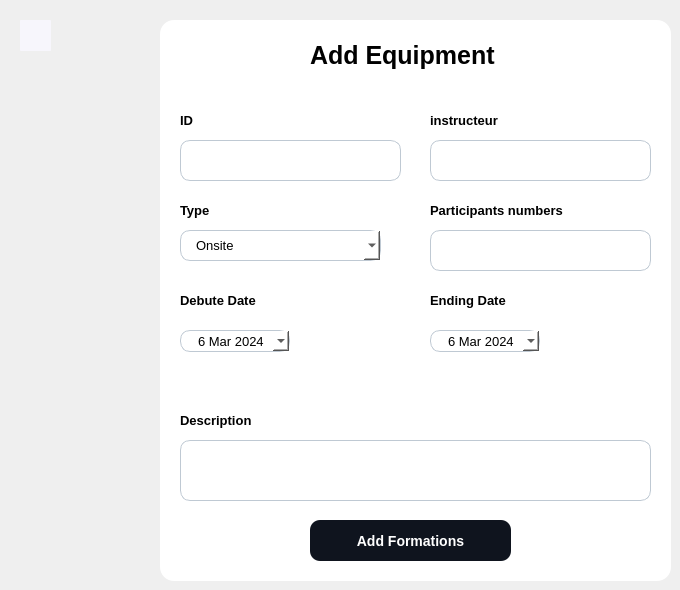
         <widget class="QWidget" name="page">
          <widget class="QLineEdit" name="ID_formation">
           <property name="geometry">
            <rect>
             <x>180</x>
             <y>140</y>
             <width>221</width>
             <height>41</height>
            </rect>
           </property>
           <property name="styleSheet">
            <string notr="true">
	
	background-color:white ; 
	border-radius:10px ; 
	font-size:13px ; 
	padding-left : 15px ; 
	border:1px solid #BFC9D3 ; 

</string>
           </property>
          </widget>
          <widget class="QLabel" name="title1">
           <property name="geometry">
            <rect>
             <x>310</x>
             <y>40</y>
             <width>201</width>
             <height>31</height>
            </rect>
           </property>
           <property name="styleSheet">
            <string notr="true">#title1 {
	font-size: 25px ; 
	font-weight:bold ; 
	
}</string>
           </property>
           <property name="text">
            <string>Add Equipment</string>
           </property>
          </widget>
          <widget class="QLineEdit" name="instructeur">
           <property name="geometry">
            <rect>
             <x>430</x>
             <y>140</y>
             <width>221</width>
             <height>41</height>
            </rect>
           </property>
           <property name="styleSheet">
            <string notr="true">
	background-color:white ; 
	border-radius:10px ; 
	font-size:13px ; 
	padding-left : 15px ; 
	border:1px solid #BFC9D3 ; 
</string>
           </property>
          </widget>
          <widget class="QLabel" name="label_2">
           <property name="geometry">
            <rect>
             <x>180</x>
             <y>110</y>
             <width>21</width>
             <height>21</height>
            </rect>
           </property>
           <property name="styleSheet">
            <string notr="true">font-size:13px;
font-weight:bold ; </string>
           </property>
           <property name="text">
            <string>ID</string>
           </property>
          </widget>
          <widget class="QLabel" name="label_3">
           <property name="geometry">
            <rect>
             <x>430</x>
             <y>110</y>
             <width>81</width>
             <height>21</height>
            </rect>
           </property>
           <property name="styleSheet">
            <string notr="true">font-size:13px;
font-weight:bold ; </string>
           </property>
           <property name="text">
            <string>instructeur</string>
           </property>
          </widget>
          <widget class="QLabel" name="label_4">
           <property name="geometry">
            <rect>
             <x>180</x>
             <y>200</y>
             <width>31</width>
             <height>21</height>
            </rect>
           </property>
           <property name="styleSheet">
            <string notr="true">font-size:13px;
font-weight:bold ; </string>
           </property>
           <property name="text">
            <string>Type</string>
           </property>
          </widget>
          <widget class="QLineEdit" name="nbParticipants">
           <property name="geometry">
            <rect>
             <x>430</x>
             <y>230</y>
             <width>221</width>
             <height>41</height>
            </rect>
           </property>
           <property name="styleSheet">
            <string notr="true">
	background-color:white ; 
	border-radius:10px ; 
	font-size:13px ; 
	padding-left : 15px ; 
	border:1px solid #BFC9D3 ; 

</string>
           </property>
          </widget>
          <widget class="QLabel" name="label_5">
           <property name="geometry">
            <rect>
             <x>430</x>
             <y>200</y>
             <width>161</width>
             <height>21</height>
            </rect>
           </property>
           <property name="styleSheet">
            <string notr="true">font-size:13px;
font-weight:bold ; </string>
           </property>
           <property name="text">
            <string>Participants numbers</string>
           </property>
          </widget>
          <widget class="QPushButton" name="add_form">
           <property name="geometry">
            <rect>
             <x>310</x>
             <y>520</y>
             <width>201</width>
             <height>41</height>
            </rect>
           </property>
           <property name="cursor">
            <cursorShape>PointingHandCursor</cursorShape>
           </property>
           <property name="styleSheet">
            <string notr="true">#add_form {
	background-color:#0F141E ; 
	border-radius:10px ; 
	color : white ; 
	font-size:14px ; 
	font-weight:bold; 
}

#add_form::hover {
	background-color:#4AC7EA ; 
	color:white ; 
}</string>
           </property>
           <property name="text">
            <string>Add Formations</string>
           </property>
          </widget>
          <widget class="QPushButton" name="back">
           <property name="geometry">
            <rect>
             <x>20</x>
             <y>20</y>
             <width>31</width>
             <height>31</height>
            </rect>
           </property>
           <property name="cursor">
            <cursorShape>PointingHandCursor</cursorShape>
           </property>
           <property name="styleSheet">
            <string notr="true">#back {
	background-color:#F7F6FC; 
	border-radius:1px ; 
	image: url(:/arrow-left (1).svg);
}

#back::hover {
	
	image: url(:/arrow-left.svg);
}</string>
           </property>
           <property name="text">
            <string/>
           </property>
          </widget>
          <widget class="QWidget" name="add_container" native="true">
           <property name="geometry">
            <rect>
             <x>160</x>
             <y>20</y>
             <width>511</width>
             <height>561</height>
            </rect>
           </property>
           <property name="styleSheet">
            <string notr="true">#add_container {
	background-color :white ; 
	border-radius :14px ; 
}</string>
           </property>
           <widget class="QTextEdit" name="description">
            <property name="geometry">
             <rect>
              <x>20</x>
              <y>420</y>
              <width>471</width>
              <height>61</height>
             </rect>
            </property>
            <property name="styleSheet">
             <string notr="true">
	background-color:white ; 
	border-radius:10px ; 
	font-size:13px ; 
	padding : 15px 0 0 15px ; 
	border:1px solid #BFC9D3 ; 

</string>
            </property>
           </widget>
           <widget class="QLabel" name="label_7">
            <property name="geometry">
             <rect>
              <x>20</x>
              <y>390</y>
              <width>81</width>
              <height>21</height>
             </rect>
            </property>
            <property name="styleSheet">
             <string notr="true">font-size:13px;
font-weight:bold ; </string>
            </property>
            <property name="text">
             <string>Description</string>
            </property>
           </widget>
           <widget class="QLabel" name="label_14">
            <property name="geometry">
             <rect>
              <x>20</x>
              <y>270</y>
              <width>81</width>
              <height>21</height>
             </rect>
            </property>
            <property name="styleSheet">
             <string notr="true">font-size:13px;
font-weight:bold ; </string>
            </property>
            <property name="text">
             <string>Debute Date</string>
            </property>
           </widget>
           <widget class="QLabel" name="label_15">
            <property name="geometry">
             <rect>
              <x>270</x>
              <y>270</y>
              <width>81</width>
              <height>21</height>
             </rect>
            </property>
            <property name="styleSheet">
             <string notr="true">font-size:13px;
font-weight:bold ; </string>
            </property>
            <property name="text">
             <string>Ending Date</string>
            </property>
           </widget>
           <widget class="QDateEdit" name="dateDebut">
            <property name="geometry">
             <rect>
              <x>20</x>
              <y>310</y>
              <width>110</width>
              <height>22</height>
             </rect>
            </property>
            <property name="autoFillBackground">
             <bool>true</bool>
            </property>
            <property name="styleSheet">
             <string notr="true">
	background-color:white ; 
	border-radius:10px ; 
	font-size:13px ; 
	padding-left : 15px ; 
	border:1px solid #BFC9D3 ; 
</string>
            </property>
            <property name="dateTime">
             <datetime>
              <hour>0</hour>
              <minute>0</minute>
              <second>0</second>
              <year>2024</year>
              <month>3</month>
              <day>6</day>
             </datetime>
            </property>
            <property name="calendarPopup">
             <bool>true</bool>
            </property>
           </widget>
           <widget class="QDateEdit" name="dateFin">
            <property name="geometry">
             <rect>
              <x>270</x>
              <y>310</y>
              <width>110</width>
              <height>22</height>
             </rect>
            </property>
            <property name="styleSheet">
             <string notr="true">
	background-color:white ; 
	border-radius:10px ; 
	font-size:13px ; 
	padding-left : 15px ; 
	border:1px solid #BFC9D3 ; 
</string>
            </property>
            <property name="dateTime">
             <datetime>
              <hour>0</hour>
              <minute>0</minute>
              <second>0</second>
              <year>2024</year>
              <month>3</month>
              <day>6</day>
             </datetime>
            </property>
            <property name="calendarPopup">
             <bool>true</bool>
            </property>
           </widget>
           <widget class="QComboBox" name="type_formation">
            <property name="geometry">
             <rect>
              <x>20</x>
              <y>210</y>
              <width>201</width>
              <height>31</height>
             </rect>
            </property>
            <property name="styleSheet">
             <string notr="true">
	background-color:white ; 
	border-radius:10px ; 
	font-size:13px ; 
	padding-left : 15px ; 
	border:1px solid #BFC9D3 ; 
</string>
            </property>
            <item>
             <property name="text">
              <string>Onsite</string>
             </property>
            </item>
            <item>
             <property name="text">
              <string>Online</string>
             </property>
            </item>
           </widget>
          </widget>
          <zorder>add_container</zorder>
          <zorder>ID_formation</zorder>
          <zorder>title1</zorder>
          <zorder>instructeur</zorder>
          <zorder>label_2</zorder>
          <zorder>label_3</zorder>
          <zorder>label_4</zorder>
          <zorder>nbParticipants</zorder>
          <zorder>label_5</zorder>
          <zorder>add_form</zorder>
          <zorder>back</zorder>
         </widget>
